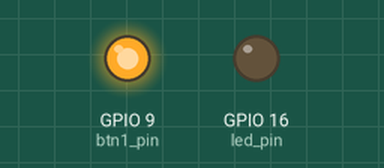
Recording of a program running on a simulated ESP8266 board running MicroPython. Shown: output pins drawn as LEDs (lit = HIGH).

Above: at 0.1 s.
Timing chart, 0 to 1.6 s (numbered marks = the images above):
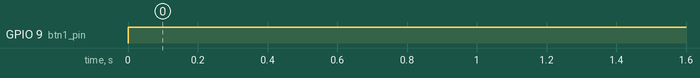

The program:

5._____.py
```python
from machine import Pin
from time import sleep_ms
btn_pin = Pin(10,Pin.IN)
btn1_pin = Pin(9,Pin.IN)
led_pin = Pin(16,Pin.OUT)
led1_pin = Pin(9,Pin.OUT)
a = False
a1 = False
while True:
    val1 = btn1_pin.value()
    if val1==1:
        sleep_ms(500)
        a = not a
    if a1==True:
        led1_pin.value(0)
        val = btn_pin.value()#读取按键引脚的状态
        if val==1:
            sleep_ms(500)
            a = not a
        if a==True:
            led_pin.value(0)
        else:
            led_pin.value(1)
    else:
        led1_pin.value(1)
```

Measured:
- by itself, GPIO 9 (btn1_pin): LOW → HIGH at 0.00 s
